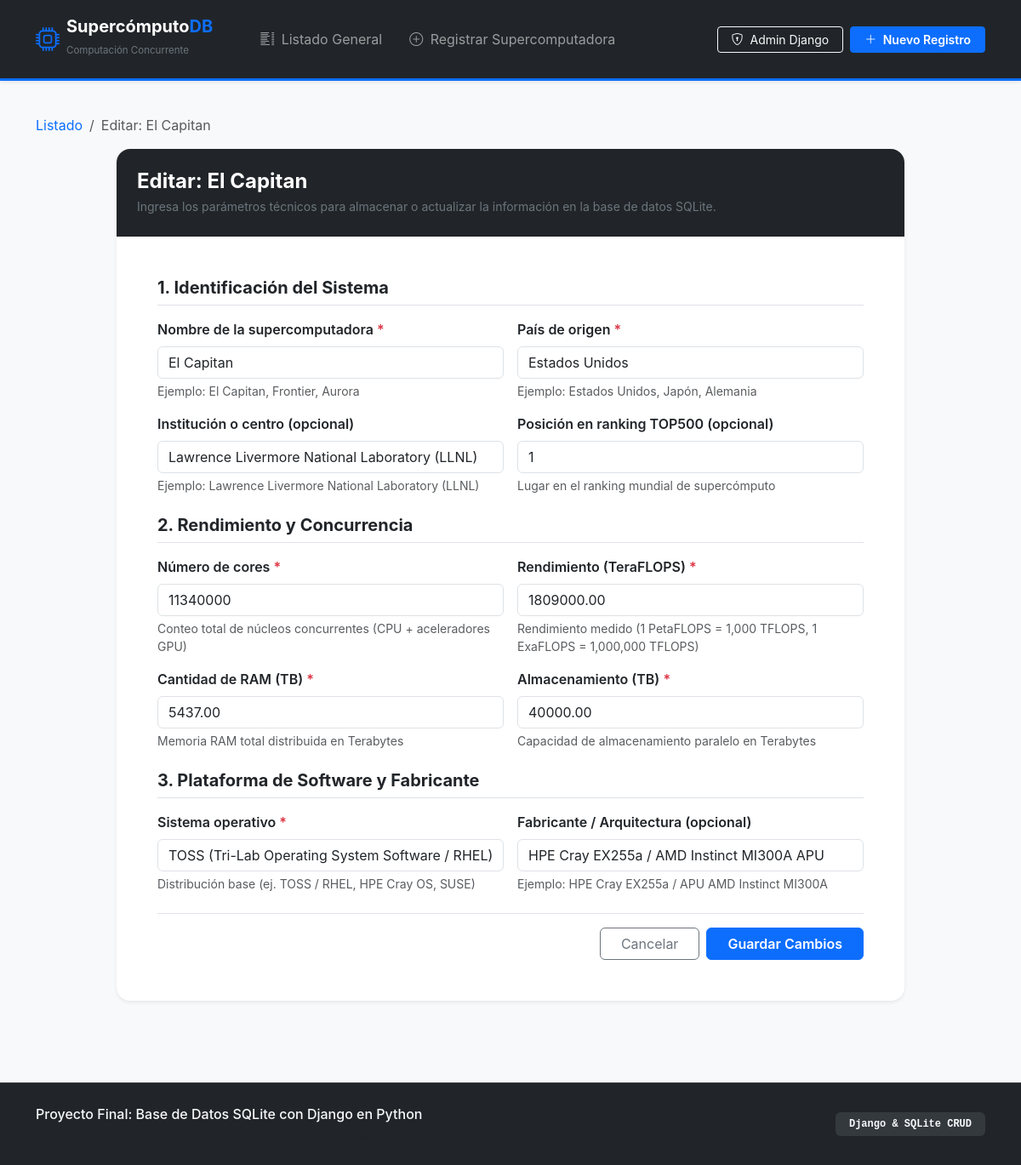
/1/editar/, run on an earlier commit of the app's database.
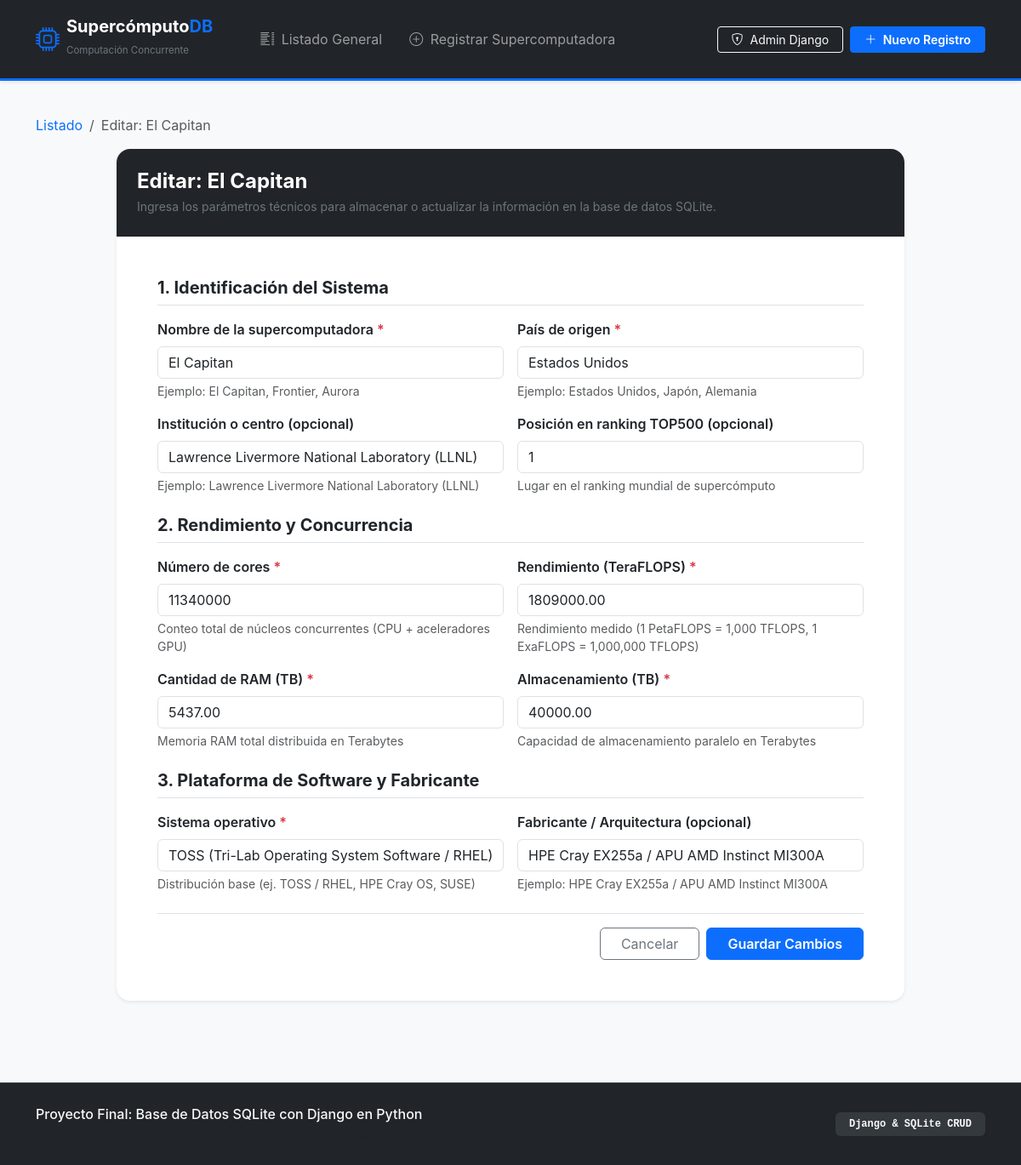
And on a later commit of the database.
### computadoras/models.py (models this page shows, shortened)
class Supercomputadora(models.Model):
    nombre = models.CharField(
        max_length=120,
        unique=True,
        verbose_name="Nombre de la supercomputadora",
        help_text="Ejemplo: El Capitan, Frontier, Aurora",
    )
    pais_origen = models.CharField(
        max_length=100,
        verbose_name="País de origen",
        help_text="Ejemplo: Estados Unidos, Japón, Alemania",
    )
    numero_cores = models.PositiveBigIntegerField(
        verbose_name="Número de cores",
        validators=[MinValueValidator(1)],
        help_text="Conteo total de núcleos concurrentes (CPU + aceleradores GPU)",
    )
    ram_tb = models.DecimalField(
        max_digits=12,
        decimal_places=2,
        verbose_name="Cantidad de RAM (TB)",
        validators=[MinValueValidator(0.01)],
        help_text="Memoria RAM total distribuida en Terabytes",
    )
    almacenamiento_tb = models.DecimalField(
        max_digits=14,
        decimal_places=2,
        verbose_name="Almacenamiento (TB)",
        validators=[MinValueValidator(0.01)],
        help_text="Capacidad de almacenamiento paralelo en Terabytes",
    )
    teraflops = models.DecimalField(
        max_digits=16,
        decimal_places=2,
        verbose_name="Rendimiento (TeraFLOPS)",
        validators=[MinValueValidator(0.01)],
        help_text="Rendimiento medido (1 PetaFLOPS = 1,000 TFLOPS, 1 ExaFLOPS = 1,000,000 TFLOPS)",
    )
    sistema_operativo = models.CharField(
        max_length=150,
        verbose_name="Sistema operativo",
        help_text="Distribución base (ej. TOSS / RHEL, HPE Cray OS, SUSE)",
    )
    fabricante = models.CharField(
        max_length=150,
        blank=True,
        verbose_name="Fabricante / Arquitectura",
        help_text="Ejemplo: HPE Cray EX255a / APU AMD Instinct MI300A",
    )
    institucion = models.CharField(
        max_length=180,
        blank=True,
        verbose_name="Institución / Laboratorio",
        help_text="Ejemplo: Lawrence Livermore National Laboratory (LLNL)",
    )
    ranking_posicion = models.PositiveIntegerField(
        null=True,
        blank=True,
        verbose_name="Posición en TOP500",
        help_text="Lugar en el ranking mundial de supercómputo",
    )
    fecha_registro = models.DateTimeField(
        auto_now_add=True,
        verbose_name="Fecha de registro",
    )
    fecha_actualizacion = models.DateTimeField(
        auto_now=True,
        verbose_name="Última modificación",
    )
    class Meta:
        verbose_name = "Supercomputadora"
        verbose_name_plural = "Supercomputadoras"
        ordering = ["-teraflops", "ranking_posicion", "nombre"]

### computadoras/views.py (the view, shortened to what this page needs)
# urls.py: path("<int:pk>/editar/", views.SupercomputadoraUpdateView.as_view(), name="editar"),
class SupercomputadoraUpdateView(UpdateView):
    model = Supercomputadora
    form_class = SupercomputadoraForm
    template_name = "computadoras/formulario.html"
    success_url = reverse_lazy("computadoras:lista")
    def get_context_data(self, **kwargs):
        context = super().get_context_data(**kwargs)
        context["titulo_accion"] = f"Editar: {self.object.nombre}"
        context["boton_texto"] = "Guardar Cambios"
        context["icono_accion"] = "bi-pencil-square"
        return context

### computadoras/templates/computadoras/formulario.html (shortened to what the changed rows need)
{% extends "computadoras/base.html" %}
{% block content %}
<div class="container mt-4">
    <div class="row justify-content-center">
        <div class="col-lg-10">
            <div class="card border-0 shadow-sm rounded-4 overflow-hidden bg-white mb-5">
                <div class="card-body p-4 p-md-5">
                    <form method="post" novalidate>
                        <div class="row g-3 mb-4">
                            <div class="col-md-6">
                                <label for="{{ form.nombre.id_for_label }}" class="form-label fw-semibold">
                                    {{ form.nombre.label }} <span class="text-danger">*</span>
                                </label>
                                {{ form.nombre }}
                                <div class="form-text text-muted">{{ form.nombre.help_text }}</div>
                            </div>
                            <div class="col-md-6">
                                <label for="{{ form.pais_origen.id_for_label }}" class="form-label fw-semibold">
                                    {{ form.pais_origen.label }} <span class="text-danger">*</span>
                                </label>
                                {{ form.pais_origen }}
                                <div class="form-text text-muted">{{ form.pais_origen.help_text }}</div>
                            </div>
                            <div class="col-md-6">
                                <label for="{{ form.institucion.id_for_label }}" class="form-label fw-semibold">
                                    {{ form.institucion.label }}
                                </label>
                                {{ form.institucion }}
                                <div class="form-text text-muted">{{ form.institucion.help_text }}</div>
                            </div>
                            <div class="col-md-6">
                                <label for="{{ form.ranking_posicion.id_for_label }}" class="form-label fw-semibold">
                                    {{ form.ranking_posicion.label }}
                                </label>
                                {{ form.ranking_posicion }}
                                <div class="form-text text-muted">{{ form.ranking_posicion.help_text }}</div>
                            </div>
                        </div>
                        <div class="row g-3 mb-4">
                            <div class="col-md-6">
                                <label for="{{ form.numero_cores.id_for_label }}" class="form-label fw-semibold">
                                    {{ form.numero_cores.label }} <span class="text-danger">*</span>
                                </label>
                                {{ form.numero_cores }}
                                <div class="form-text text-muted">{{ form.numero_cores.help_text }}</div>
                            </div>
                            <div class="col-md-6">
                                <label for="{{ form.teraflops.id_for_label }}" class="form-label fw-semibold">
                                    {{ form.teraflops.label }} <span class="text-danger">*</span>
                                </label>
                                {{ form.teraflops }}
                                <div class="form-text text-muted">{{ form.teraflops.help_text }}</div>
                            </div>
                            <div class="col-md-6">
                                <label for="{{ form.ram_tb.id_for_label }}" class="form-label fw-semibold">
                                    {{ form.ram_tb.label }} <span class="text-danger">*</span>
                                </label>
                                {{ form.ram_tb }}
                                <div class="form-text text-muted">{{ form.ram_tb.help_text }}</div>
                            </div>
                            <div class="col-md-6">
                                <label for="{{ form.almacenamiento_tb.id_for_label }}" class="form-label fw-semibold">
                                    {{ form.almacenamiento_tb.label }} <span class="text-danger">*</span>
                                </label>
                                {{ form.almacenamiento_tb }}
                                <div class="form-text text-muted">{{ form.almacenamiento_tb.help_text }}</div>
                            </div>
                        </div>
                        <div class="row g-3 mb-4">
                            <div class="col-md-6">
                                <label for="{{ form.sistema_operativo.id_for_label }}" class="form-label fw-semibold">
                                    {{ form.sistema_operativo.label }} <span class="text-danger">*</span>
                                </label>
                                {{ form.sistema_operativo }}
                                <div class="form-text text-muted">{{ form.sistema_operativo.help_text }}</div>
                            </div>
                            <div class="col-md-6">
                                <label for="{{ form.fabricante.id_for_label }}" class="form-label fw-semibold">
                                    {{ form.fabricante.label }}
                                </label>
                                {{ form.fabricante }}
                                <div class="form-text text-muted">{{ form.fabricante.help_text }}</div>
                            </div>
                        </div>
                    </form>
                </div>
            </div>
        </div>
    </div>
</div>
{% endblock %}

What changed in the data, as far as the page shows it:
changed Supercomputadora "El Capitan": fabricante "HPE Cray EX255a / AMD Instinct MI300A APU" → "HPE Cray EX255a / APU AMD Instinct MI300A"
